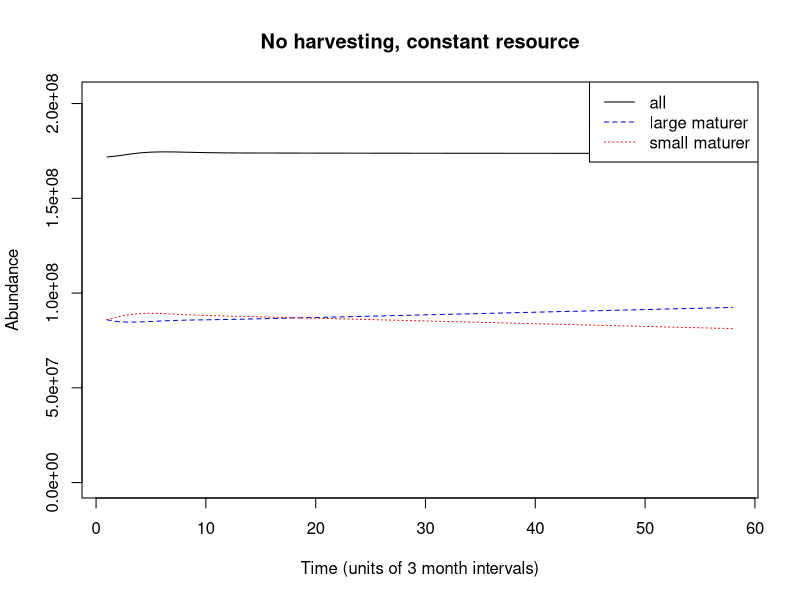

The R script that drew this image:
# Huss et al. 2012 herring model
# http://esapubs.org/archive///////ecol/E093/075/appendix-A.htm

# key "parameteriz"

# genotype1r = 4
# genotype2r = 8
# genotype1l_bar = 0.2
# genotype2l_bar = 0.2
# genotype1w = 0.674
# genotype2w = 0.674

# genotype1r = 6
# genotype2r = 6
# genotype1l_bar = 0.2
# genotype2l_bar = 0.2
# genotype1w = 0.7
# genotype2w = 0.3

genotype1r = 6
genotype2r = 6
genotype1l_bar = 0.2
genotype2l_bar = 0
genotype1w = 0.674
genotype2w = 0.674

# Set longevity of the fish species, runtime of the model, and number of distinct genotypes
longevity_days = 9125
# set runtime to any arbitrary desired value, in units of days, that is a multiple of 365
runtime_days = 150*365
genotypes = 2
# Setting the length of the timestep in days - set to any fraction of 365
timescale= (365)/4
# Setting run time and longevity to units of time steps
runtime = round(runtime_days/timescale)
longevity = round(longevity_days/timescale)

# How long to run model for convergence before addition of genetic diversity
# in units of days
add_genotypes = 33440

initialize_pop_matrices <- function(longevity, runtime, genotype) {
  # Initialize matrix of columns (years) and rows (age classes)
  # Multiplied by 3 because we'll be storing cohorts' reproductive biomass and lengths 
  age_dist=matrix(0L, nrow=longevity*3, ncol=runtime+1)
  # Add (arbitrarily) 1000000 individuals to age=10 to start with
  age_dist[round(3650/timescale), 1] = 1000000
  return(age_dist)
}

# Generate a matrix for each genotype
for (g in 1:genotypes) {
  assign(paste("age_dist_",g,sep=""),initialize_pop_matrices(longevity, runtime, g),envir = .GlobalEnv)
}

# Set parameters
# Need to add density dependence
# The steepness of the increase in the ratio lambda (reversible over structural mass)
r = 6
# The length at which the increasing function of lambda reaches its inflection point
l_bar = 0.2
# Scaling parameter for obtaining structural mass from standard length
c_1 = 5787
# Multiplier for obtaining overall yearly energy intake as a function of structural mass
p_0 = 0.1*timescale
# Exponent for obtaining overall yearly energy intake as a function of structural mass
p_1 = 2/3
# Maximum ratio lambda (reversible over structural mass) a fish can attain over its life
lambda_max = 1.3
# Minimum ratio lambda a fish can attain over its life
lambda_min = 0
# Multiplier for obtaining cost of maintenance of structural mass
c_S = 0.003*timescale
# Multiplier for obtaining cost of maintenance of reversible mass
c_E = 0.0003*timescale
# Efficiency with which energy is converted into reversible mass
e_E = 0.9
# Efficiency with which energy is converted to structural mass
e_S = (1/3)
# Multiplier and exponent for the cost of reproduction (in grams)
r_0 = 6
r_1 = 0.6
# Effectively, reproductive investment (fraction of reversible mass devoted to reproduction)
w= 0.674
# Instantaneous base mortality rate, derived from daily instantaneous probability of survival for M=-0.2, multiplied to -1 to make positive
m = log(0.999452^timescale)*(-1)
# Instantaneous fishing mortality
Fishing = 0
# Ricker
alpha = 8.44e-09
b = 4.43e-15
# Parameter setting size-selection ogive steepness
q_f = 0.2
# Minimum catch size for the species (in meters)
mincatchsize = 0.5
# Total population biomass
b_t=0
# Increased natural mortality rate at E/S = 0 or S = 0 
# For roughly 0.5 year-based instantaneous mortality at ~1 yrs., Koster et al 2003
m_p_max=log(0.9986^timescale)*(-1)
m_c_max=log(0.95^timescale)*(-1)
# Egg packing constant
packing = 4.45e6
# Parameter for exponential decline in condition-dependent mortality with improved body condition
z_c=7
# Parameter for exponential decline in predation mortality with increased body length
z_p=8
# Resource density
RD = 9000000
# Consumption with resource density half-saturation constant
K_RD = 1000000
# Variability in resource
sd_RD = 0
# How much energy intake is affected by changes in resources (1=no change)
resource = 1

# GROWTH FUNCTIONS

# For obtaining structural mass
structural_mass <- function(l) {
  return(c_1*(l)^3)
}

# Calculate the instrinsic length-dependent E/S ratio that the fish is trying to attain
intrinsic_lambda <- function(l, l_bar, r, lambda_min, lambda_max) {
  return(lambda_min + (lambda_max-lambda_min)*(exp(r*(l-l_bar)))/(1+exp(r*(l-l_bar))))
}

# Energy intake for the fish per year, dependent on fish structural biomass
size_dependent_energy_intake <- function(S, p_0, p_1) {
  return(resource*p_0*(S)^(p_1))
}

# Calculate the cost of the year of maintaining current structural and reversible biomass
maintenance_cost <- function(S, E, c_S, c_E) {
  return(c_S*S + c_E*E)
}

# Function for calculating a new, reduced level of reversible biomass, if net energy intake is negative
negative_p_net <- function(E, p_net, e_E) {
  if (p_net < 0) {
    return(E + (p_net/e_E))}
}

# Calculate the amount of energy needed to raise the R/S ratio to the length-dependent maximum
p_E_raising_lambda <- function(lambda_a, S, E) {
  return((lambda_a*S - E))
}

# Calculating proportion of any remaining energy to be converted to structural mass, to maintain R/S
remaining_energy_allocation <- function(e_S, e_E, lambda_a) {
  return((lambda_a*e_S)/(lambda_a*e_S + e_E))
}

# Obtain R and S for a cohort prior to its reproduction (or failure to reproduce) that year
get_pre_reproductive_size <- function(E_past, l_past, a) {
  S_past = structural_mass(l_past)
  S = S_past
  lambda_a = intrinsic_lambda(l_past, l_bar, r, lambda_min, lambda_max)
  p_net = size_dependent_energy_intake(S_past, p_0, p_1) - maintenance_cost(S_past, E_past, c_S, c_E)
  if (p_net < 0) {
    E <- max(0,negative_p_net(E_past, p_net, e_E))
  }
  if (p_net >= 0 & lambda_a > (E_past/S_past)) {
    # Gives amount of grams needed to raise E/S to lambda_l - not taking efficiency into account yet
    p_E = p_E_raising_lambda(lambda_a, S_past, E_past)
    if ((p_E/e_E - p_net) >=0) {
      E_past = p_net*e_E + E_past
      p_net = 0
    }
    if ((p_E/e_E - p_net) <0) {
      E_past = p_E + E_past
      p_net = p_net - p_E/e_E
    }
  }
  E = E_past
  if (p_net >= 0) {
    E = E_past + remaining_energy_allocation(e_S, e_E, lambda_a)*e_E*p_net
    S = S_past + (1-remaining_energy_allocation(e_S, e_E, lambda_a))*e_S*p_net
  }
  l = (S/c_1)^(1/3)
  output <- c(E,l)
  return(output)
}

# REPRODUCTION FUNCTIONS

# Calculate spawning stock biomass
fecundity <- function(ages, t, age_dist, g) {
  # Parameterizing genotypes
  if (t >= round(add_genotypes/timescale)) {
    w=0.674
    # Genotype parameterization
    if (g==1) {
      w=genotype1w
    }
    if (g==2) {
      w=genotype2w
    }
  }
  fecundity = 0
  for (a in ages) {
    if ((w*age_dist[a+(longevity),t]-(r_0*structural_mass(age_dist[a+(2*longevity),t]))^(r_1))>0) {
      fecundity = fecundity + (w*age_dist[a+(longevity),t]-(r_0*structural_mass(age_dist[a+(2*longevity),t]))^(r_1))*age_dist[a,t]
      age_dist[a+(longevity),t] = age_dist[a+(longevity),t] - w*age_dist[a+(longevity),t]
    }
  }
  # Convert from g. to kg.
  fecundity = fecundity/1000
  # Convert from kg. to fecundity
  fecundity = fecundity*(packing)
  assign(paste("age_dist_",g,sep=""),age_dist, envir = .GlobalEnv) 
  return(fecundity)
}

# Calculate total population biomass
biomass_t <- function(ages, t) {
  for (a in ages) {
    b_t = b_t + age_dist[a, t-1]*(structural_mass(age_dist[a+(2*longevity),t-1]))
  }
  return(b_t)
}

# Density dependent recruitment for this year
recruitment <- function(age, ages, t) {
  egg_production_total = 0
  for (g in 1:genotypes) {
    egg_production_total = egg_production_total + fecundity(ages, t, get(paste("age_dist_",g,sep="")),g)
  }
  relative_recruitment = vector(mode="numeric", length=genotypes)
  for (g in 1:genotypes) {
    relative_recruitment[g] = fecundity(ages, t, get(paste("age_dist_",g,sep="")),g)/egg_production_total
  }
  if (age==0) {
    N_0 = alpha * egg_production_total * exp(-b*egg_production_total)
    # Converting from thousands recruits to recruits, dividing by 2 because Ricker makes both male and female fish
    N_0 = N_0 * 1000
    N_0 = N_0/2
  }
  for (g in 1:genotypes) {
    age_dist = get(paste("age_dist_",g,sep=""))
    age_dist[1,t] = N_0*relative_recruitment[g]
    assign(paste("age_dist_",g,sep=""),age_dist, envir = .GlobalEnv) 
  }
}

# Add new recruits, and change the reproducing cohorts' amount of reversible mass
reproduce <- function(ages, t) {
  if (t>1) {
    recruitment(0, ages, t)
  }
}

# MORTALITY FUNCTIONS

# Fishing mortality is size selective
selective_mortality <- function(length) {
  1 / (1 + exp(-q_f*(length - mincatchsize)*100))
}

# Mortality drops as E/S increases, as S increases
mortality <- function(age) {
  cond <- 100*(((age_dist[age-1+(longevity),t-1]))+structural_mass(age_dist[age-1+(2*longevity),t-1]))/((100*age_dist[age-1+(2*longevity),t-1])^3)
  length = age_dist[age-1+(2*longevity),t-1]
  if (age < longevity) {
    N_t = age_dist[age-1,t-1]*exp( -m + -Fishing*selective_mortality(length) - m_c_max*exp(-z_c*cond) - (m_p_max-m)*exp(-z_p*length) )
  }
  if (age == longevity) {
    N_t = age_dist[age-1,t-1]*exp( -m + -Fishing*selective_mortality(length) - m_c_max*exp(-z_c*cond) - (m_p_max-m)*exp(-z_p*length))
    N_t = age_dist[age,t-1]*exp( -m + -Fishing*selective_mortality(length) - m_c_max*exp(-z_c*cond) - (m_p_max-m)*exp(-z_p*length))
  }
  return(N_t)
}

# Initial masses and lengths for age 0 cod from table 2.2.1 from Ianelli et al., and (for the lambda ratio) from Audzijonyte and Richards
# Calculate lengths (and reversible masses) at each age for the model with no density dependence
lengths_at_t1 <- function(genotypes) {
  t=1
  for (g in 1:genotypes) {
    age_dist = get(paste("age_dist_",g,sep=""))
    age_dist[1+(longevity), 1] = 3.938
    age_dist[1+2*(longevity), 1] = 0.1102
    for (i in 2:longevity) {
      new_E_l = get_pre_reproductive_size(age_dist[i-1+(longevity), 1],age_dist[i-1+2*(longevity), 1], i-1)
      age_dist[i+(longevity), 1] = new_E_l[1]
      age_dist[i+(2*longevity), 1] = new_E_l[2]
      if ((w*age_dist[i+(longevity),t]-(r_0*structural_mass(age_dist[i+(2*longevity),t]))^(r_1))>0)
      {
        age_dist[i+(longevity),t] = age_dist[i+(longevity),t] - w*age_dist[i+(longevity),t]*(timescale/365) 
      }
    }
    assign(paste("age_dist_",g,sep=""),age_dist, envir = .GlobalEnv) 
  }
}  

# Initialize lengths and reversible masses for ages
lengths_at_t1(genotypes)

# Set runtime so is extra time left in end of model, to account for recruitment lag
runtime <- (runtime - (round(365/timescale)))

# Run the model
for (t in 2:runtime) {
  random_multiplier <- max(rnorm(1,1,sd=sd_RD),0)
  resource = (random_multiplier*RD/(K_RD+ random_multiplier*RD))  
  b_t=0
  if (t == round(add_genotypes/timescale)) {
    Fishing = log(exp(-0)^(1/(365/timescale)))*(-1)
    sd_RD = 0
  }
  for (genotype in 1:genotypes) {
    age_dist = get(paste("age_dist_",genotype,sep=""))
    b_t = biomass_t(1:longevity, t)
    assign(paste("age_dist_",genotype,sep=""),age_dist, envir = .GlobalEnv) 
  }
  for (genotype in 1:genotypes) {
    
    # Parameterizing genotypes
    if (t >= round(add_genotypes/timescale)) {
      r=6
      # Genotype parameterization
      if (genotype==1) {
        # a_bar = 36.5
        r=genotype1r
        l_bar = genotype1l_bar
      }
      if (genotype==2) {
        # a_bar = 365*2
        r=genotype2r
        l_bar = genotype2l_bar
      }
    }
    
    age_dist = get(paste("age_dist_",genotype,sep=""))
    age_dist[1+(longevity), t] =  3.938
    age_dist[1+2*(longevity), t] = 0.1102
    for (age in 2:longevity) {
      new_E_l = get_pre_reproductive_size(age_dist[age-1+(longevity), t-1],age_dist[age-1+2*(longevity), t-1], age-1)
      age_dist[age+(longevity), t] = new_E_l[1]
      age_dist[age+(2*longevity), t] = new_E_l[2]
      
      # Mortality
      for (age in 2:longevity) {
        age_dist[age, t] <- mortality(age)
      }
    }
    assign(paste("age_dist_",genotype,sep=""),age_dist, envir = .GlobalEnv) 
  }
  if ((t%%round(365/timescale) == 0)) {
    reproduce(1:longevity, t) 
  }
}

### Analysis code

approach <- vector(mode="numeric", length=runtime)
for (i in 1:runtime) {
  for (j in 1:genotypes) {
    approach[i] <- approach[i]+ sum(get(paste("age_dist_", j, sep=""))[1:longevity,i])
  } 
}
# Plot population dynamics
plot(approach[seq(round(add_genotypes/timescale),length(approach), by=4)],lty=1, pch=19, type="l", ylab="Abundance",xlab="Time (units of 3 month intervals)", ylim=c(0,max(approach)), main= "No harvesting, constant resource")
approach <- vector(mode="numeric", length=runtime)
for (i in 1:runtime) {
  approach[i] <- sum(age_dist_1[1:longevity,i])
}
lines(approach[seq(round(add_genotypes/timescale),length(approach), by=4)], lty=2, pch=19, type="l", col="blue")
cols <- c(3,4,5,6)
for (j in 2:genotypes) {
  approach <- vector(mode="numeric", length=runtime)
  for (i in 1:runtime) {
    approach[i] <- sum(get(paste("age_dist_",j, sep=""))[1:longevity,i])
  }
  lines(approach[seq(round(add_genotypes/timescale),length(approach), by=4)], lty=cols[j-1], pch=19, col="red")
}
legend("topright",legend=c("all", "large maturer","small maturer"), lty=1:3, col=c("black","blue","red"))